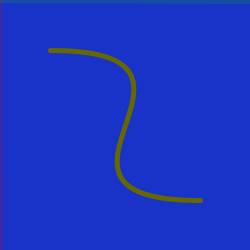
Frame 1 (no input)
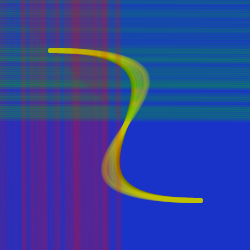
Frame 60 (the mouse pressed at the canvas centre just before this capture)
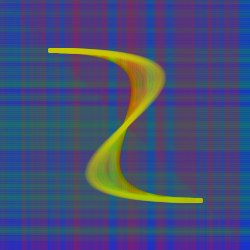
Frame 120 (the mouse held since frame 60 and released just before this capture)

The Processing sketch that drew these frames (run headless with seeded random() and noise(); from frame 60 on, the mouse is pressed at the canvas centre):

// Processing sketch: processing_18739
// ── processing_18739.pde

float C1X = 250;
float C1Y = 50;
float C2X = 0;
float C2Y = 200;
float LX = 0;
float LY = 0;


void setup() {
  size (250,250);
  background (25,50,200);
  smooth();
  noFill();
stroke(100,100,0);
strokeWeight (5);
bezier(50,50,C1X,C1Y,C2X,C2Y,200,200);


 
}

void draw() {
  stroke(255,0,0,random(50));
  line(LX++,0,LX++,250); 
  noFill();
stroke(200,200,0,random(25));
strokeWeight (5);
bezier(50,50,C1X++,C1Y,C2X--,C2Y,200,200);
 stroke(0,200,0,random(50));
  line(0,LY++,250,LY++); 

}
